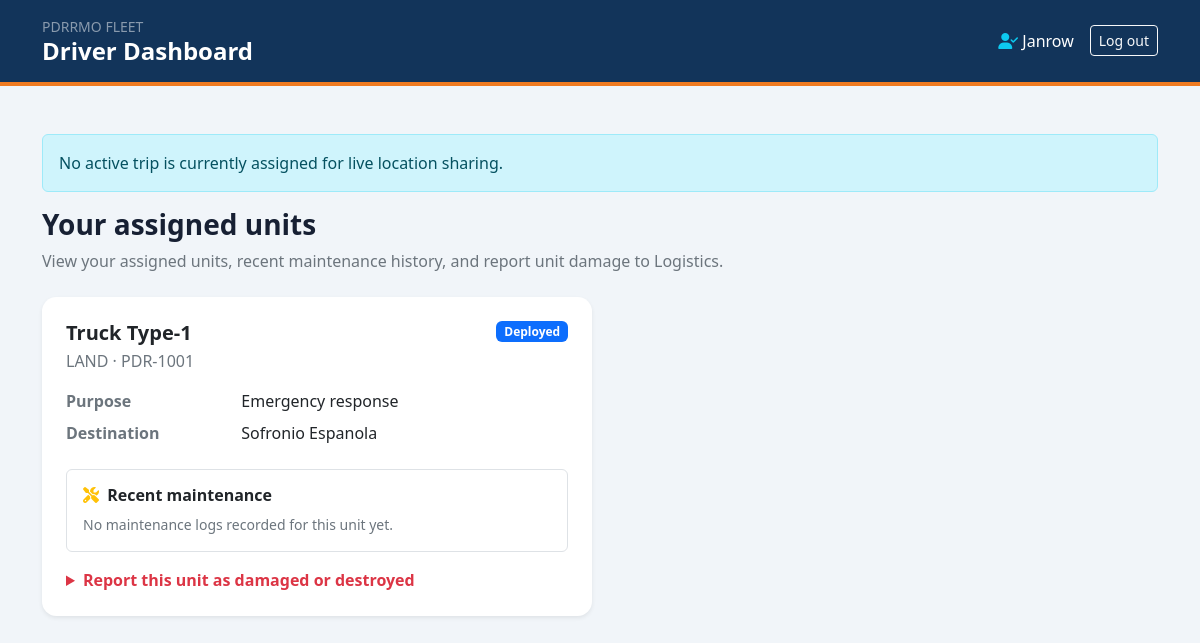
The page /driver/dashboard/ (signed in) on the database its author committed.
### fleet/models.py (models this page shows, shortened)
class Driver(models.Model):
    user = models.OneToOneField(
        User,
        on_delete=models.SET_NULL,
        null=True,
        blank=True,
        related_name='driver_profile',
    )
    name = models.CharField(max_length=100, unique=True)
    license_number = models.CharField(max_length=50, blank=True, null=True)
    phone_number = models.CharField(max_length=20, blank=True, null=True)
    is_active = models.BooleanField(default=True)

class Vehicle(models.Model):
    DEPLOYMENT_PURPOSE_CHOICES = [
        ('EMERGENCY_RESPONSE', 'Emergency response'),
        ('MEDICAL_TRANSPORT', 'Medical transport'),
        ('RESCUE_OPERATION', 'Rescue operation'),
        ('OFFICIAL_BUSINESS', 'Official business'),
        ('LOGISTICS_SUPPORT', 'Logistics support'),
        ('OTHER', 'Other'),
    ]
    STATUS_CHOICES = [
        ('OPERATIONAL', 'Operational'),
        ('MAINTENANCE', 'Maintenance'),
        ('DEPLOYED', 'Deployed'),
    ]
    model_name = models.CharField(max_length=100)
    plate_number = models.CharField(max_length=50, unique=True)
    vehicle_type = models.ForeignKey(VehicleType, on_delete=models.CASCADE)
    status = models.CharField(
        max_length=50,
        choices=STATUS_CHOICES,
        default='OPERATIONAL'
    )
    maintenance_problem = models.CharField(max_length=1000, blank=True)
    assigned_driver = models.ForeignKey(
        Driver,
        on_delete=models.SET_NULL,
        null=True,
        blank=True,
        related_name='vehicles'
    )
    deployment_purpose = models.CharField(
        max_length=30,
        choices=DEPLOYMENT_PURPOSE_CHOICES,
        blank=True,
    )
    deployment_destination = models.CharField(max_length=255, blank=True)

class VehicleType(models.Model):
    name = models.CharField(max_length=50, unique=True)

### fleet/views.py (the view, shortened to what this page needs)
# urls.py: path('driver/dashboard/', views.driver_dashboard, name='driver_dashboard'),
@login_required
def driver_dashboard(request):
    driver = get_object_or_404(Driver, user=request.user, is_active=True)
    assigned_vehicles = Vehicle.objects.filter(
        assigned_driver=driver,
    ).exclude(
        status__in=['ARCHIVED', 'DISPOSED', 'PENDING_DISPOSAL'],
    ).select_related('vehicle_type').prefetch_related(
        Prefetch(
            'maintenance_logs',
            queryset=MaintenanceLog.objects.order_by('-logged_at')[:5],
            to_attr='recent_maintenance_logs',
        )
    ).order_by('model_name')
    active_requests = VehicleRequest.objects.filter(
        assigned_driver=driver,
        status='APPROVED',
    ).select_related('assigned_vehicle').order_by('-requested_for')
    active_requests_by_vehicle = {}
    for vehicle_request in active_requests:
        if vehicle_request.assigned_vehicle_id:
            active_requests_by_vehicle.setdefault(
                vehicle_request.assigned_vehicle_id,
                vehicle_request,
            )
    for vehicle in assigned_vehicles:
        vehicle.active_request = active_requests_by_vehicle.get(vehicle.id)
    active_tracking_request = VehicleRequest.objects.filter(
        assigned_driver=driver,
        status='APPROVED',
        vehicle_category='LAND',
        tracking_token__isnull=False,
        tracking_expires_at__gt=timezone.now(),
    ).select_related('assigned_vehicle').order_by('-requested_for').first()
    return render(request, 'fleet/driver_dashboard.html', {
        'driver': driver,
        'assigned_vehicles': assigned_vehicles,
        'active_tracking_request': active_tracking_request,
        'tracking_url': (
            reverse(
                'dashboard_portal:driver_location_sharing',
                args=[active_tracking_request.tracking_token],
            )
            if active_tracking_request else ''
        ),
    })

### fleet/templates/fleet/driver_dashboard.html (shortened to what this page needs)
{% load static %}
<!DOCTYPE html>
<html lang="en">
<head>
    <link href="https://cdn.jsdelivr.net/npm/bootstrap@5.3.0/dist/css/bootstrap.min.css" rel="stylesheet">
    <link rel="stylesheet" href="https://cdnjs.cloudflare.com/ajax/libs/font-awesome/6.4.0/css/all.min.css">
</head>
<body>
    <header class="driver-header py-3">
        <div class="container d-flex flex-wrap align-items-center justify-content-between gap-3">
            <div>
                <div class="small text-white-50">PDRRMO FLEET</div>
                <h1 class="h4 fw-bold mb-0">Driver Dashboard</h1>
            </div>
            <div class="d-flex align-items-center gap-3">
                <span><i class="fa-solid fa-user-check me-1 text-info" aria-hidden="true"></i>{{ driver.name }}</span>
                <form action="{% url 'dashboard_portal:custom_logout' %}" method="post">
                    <button class="btn btn-sm btn-outline-light" type="submit">Log out</button>
                </form>
            </div>
        </div>
    </header>
    <main class="container py-4 py-md-5" id="driver-dashboard">
        {% if active_tracking_request %}
            {% include "fleet/driver_location_panel.html" %}
        {% else %}
            <div class="alert alert-info" role="status">
                No active trip is currently assigned for live location sharing.
            </div>
        {% endif %}
        <div class="mb-4">
            <h2 class="h3 fw-bold">Your assigned units</h2>
            <p class="text-secondary mb-0">View your assigned units, recent maintenance history, and report unit damage to Logistics.</p>
        </div>
        <div class="row g-3">
            {% for vehicle in assigned_vehicles %}
                <div class="col-12 col-lg-6">
                    <article class="card unit-card shadow-sm h-100">
                        <div class="card-body p-4">
                            <div class="d-flex justify-content-between align-items-start gap-2">
                                <div>
                                    <h3 class="h5 fw-bold mb-1">{{ vehicle.model_name }}</h3>
                                    <div class="text-secondary">{{ vehicle.vehicle_type.name }} · {{ vehicle.plate_number }}</div>
                                </div>
                                <span class="badge {% if vehicle.status == 'DEPLOYED' %}bg-primary{% elif vehicle.status == 'MAINTENANCE' %}bg-danger{% else %}bg-success{% endif %}">
                                    {{ vehicle.get_status_display }}
                                </span>
                            </div>
                            <dl class="row mt-3 mb-3">
                                <dt class="col-4 text-secondary">Purpose</dt>
                                <dd class="col-8">
                                    {% if vehicle.active_request %}{{ vehicle.active_request.get_purpose_display }}
                                    {% elif vehicle.deployment_purpose %}{{ vehicle.get_deployment_purpose_display }}
                                    {% else %}—{% endif %}
                                </dd>
                                <dt class="col-4 text-secondary">Destination</dt>
                                <dd class="col-8">
                                    {% if vehicle.active_request %}{{ vehicle.active_request.destination }}
                                    {% elif vehicle.deployment_destination %}{{ vehicle.deployment_destination }}
                                    {% else %}—{% endif %}
                                </dd>
                            </dl>
                            <section class="border rounded p-3 mb-3" aria-label="Recent maintenance logs for {{ vehicle.model_name }}">
                                <h4 class="h6 fw-bold mb-2">
                                    <i class="fa-solid fa-screwdriver-wrench me-1 text-warning" aria-hidden="true"></i>
                                    Recent maintenance
                                </h4>
                                {% for log in vehicle.recent_maintenance_logs %}
                                    <article class="{% if not forloop.first %}border-top pt-2 mt-2{% endif %}">
                                        <div class="fw-semibold">{{ log.service_item }}</div>
                                        {% if log.details %}<p class="small text-secondary mb-1">{{ log.details }}</p>{% endif %}
                                        <div class="small text-muted">
                                            {{ log.logged_at|date:"M j, Y g:i A" }}
                                            {% if log.logged_by %}· {{ log.logged_by.get_full_name|default:log.logged_by.username }}{% endif %}
                                        </div>
                                    </article>
                                {% empty %}
                                    <p class="small text-secondary mb-0">No maintenance logs recorded for this unit yet.</p>
                                {% endfor %}
                            </section>
                            {% if vehicle.status == 'DEPLOYED' %}
                            <details>
                                <summary class="text-danger fw-semibold">Report this unit as damaged or destroyed</summary>
                            </details>
                            {% endif %}
                        </div>
                    </article>
                </div>
            {% endfor %}
        </div>
    </main>
</body>
</html>

### fleet/templates/fleet/driver_dashboard.html (style rules this page uses)
body { min-height: 100vh; background: #f1f5f9; color: #172033; }
.driver-header { background: #12345a; border-bottom: 4px solid #f07b21; color: white; }
.unit-card { border: 0; border-radius: .9rem; }

### rows shown on the page
Driver: name "Janrow"
Vehicle: model_name "Truck Type-1", vehicle_type.name "LAND", plate_number "PDR-1001", status "Deployed", deployment_purpose "Emergency response", deployment_destination "Sofronio Espanola"
